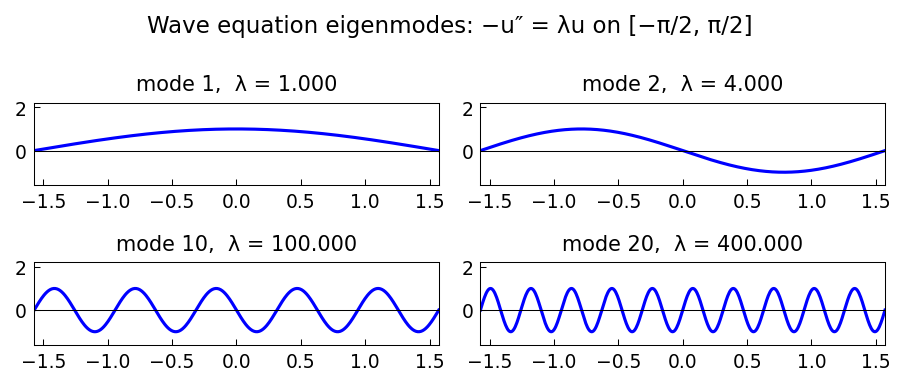

The Python source for this figure:
"""Wave equation with decay band.

Computes eigenmodes of the 1D wave equation (Laplacian) on [-pi/2, pi/2]
with and without a dissipative middle band. Shows how the spectrum
changes from purely imaginary (no decay) to shifted into the left half-plane.

Credit: Chebfun example ode-eig/WaveDecay.m (Nick Trefethen, November 2010).
Original MATLAB Chebfun: Copyright 2017 by The University of Oxford and
The Chebfun Developers. See https://www.chebfun.org/ for Chebfun information.
"""
import os

os.environ.setdefault("XLA_PYTHON_CLIENT_PREALLOCATE", "false")

import matplotlib

matplotlib.use("Agg")
import os
import sys

import jax.numpy as jnp
import matplotlib.pyplot as plt
import numpy as np

sys.path.insert(0, os.path.join(os.path.dirname(__file__), '..', '..', 'src'))

import chebfunjax as cj
from chebfunjax.operators.chebop import Chebop


def run():
    print("=" * 60)
    print("Wave equation with decay band: eigenmodes")
    print("=" * 60)

    dom = (-float(np.pi) / 2.0, float(np.pi) / 2.0)

    # ------------------------------------------------------------------
    # Part 1: Pure Laplacian -u'' on [-pi/2, pi/2], Dirichlet BCs
    # Eigenvalues: lambda_k = k^2, k=1,2,...
    # Wave modes: u(x,t) = sin(kx) e^{i*k*t}
    # ------------------------------------------------------------------
    print("\nPart 1: Eigenmodes of -u'' on [-pi/2, pi/2]")
    L_pure = Chebop(lambda x, u: -u.diff(2), domain=dom)
    L_pure.lbc = 0.0
    L_pure.rbc = 0.0

    nmax = 20
    lams_pure = L_pure.eigs(k=nmax)
    lams_pure_sorted = np.sort(np.real(np.array(lams_pure)))
    exact_k = np.arange(1, nmax + 1, dtype=float)
    exact_lams = exact_k**2
    print(f"  {'k':>4}  {'lambda_k':>12}  {'exact k^2':>12}  {'error':>10}")
    for k in [1, 2, 10, 20]:
        i = k - 1
        if i < len(lams_pure_sorted):
            err = abs(lams_pure_sorted[i] - exact_lams[i])
            print(f"  {k:>4}  {lams_pure_sorted[i]:>12.6f}  {exact_lams[i]:>12.0f}  {err:>10.2e}")
    max_err = np.max(np.abs(lams_pure_sorted[:nmax] - exact_lams[:nmax]))
    print(f"  Max error: {max_err:.2e}")
    assert max_err < 1e-6, f"Wave eigenvalue error: {max_err}"

    # ------------------------------------------------------------------
    # Part 2: Wave operator with piecewise damping
    # Consider u'' = -k^2 u (wave) but with dissipation in middle band
    # Modified operator: L = d^2/dx^2 + sigma(x) * d/dx
    # where sigma(x) = gamma > 0 in |x| < pi/6 (middle third)
    # This shifts eigenvalues into the left half-plane
    # ------------------------------------------------------------------
    print("\nPart 2: Eigenmodes with dissipation in middle band")
    gamma = 2.0

    # Build sigma as a chebfun to avoid passing jnp.abs to a Chebfun object
    sigma_cf = cj.chebfun(
        lambda x: jnp.where(jnp.abs(x) < float(np.pi) / 6.0, gamma, 0.0),
        domain=dom
    )

    L_damp = Chebop(lambda x, u: u.diff(2) + sigma_cf * u.diff(), domain=dom)
    L_damp.lbc = 0.0
    L_damp.rbc = 0.0

    k_damp = 8
    try:
        lams_damp = L_damp.eigs(k=k_damp)
        lams_damp_arr = np.array(lams_damp)
        lams_damp_sorted = lams_damp_arr[np.argsort(np.real(lams_damp_arr))][::-1]

        print(f"  First {k_damp} eigenvalues (sorted by Re):")
        for i in range(k_damp):
            print(f"    λ_{i+1} = {lams_damp_sorted[i].real:+.4f} {lams_damp_sorted[i].imag:+.4f}i")

        max_real_damp = np.max(np.real(lams_damp_arr))
        print(f"  Max Re(lambda): {max_real_damp:.4f} (should be <= 0 for stable damping)")
        has_complex = np.any(np.abs(np.imag(lams_damp_arr)) > 0.1)
        print(f"  Complex eigenvalues present: {has_complex}")
    except Exception as e:
        print(f"  (damped eigs skipped: {e})")
        lams_damp_arr = np.array([])

    # ------------------------------------------------------------------
    # Part 3: Plot specific wave modes for the undamped problem
    # Modes k=1,2,10,20 (or nearest available)
    # ------------------------------------------------------------------
    nn = [1, 2, 10, 20]
    x_plot = np.linspace(-np.pi/2, np.pi/2, 500)
    # The eigenfunctions are sin(k*(x + pi/2)) normalized
    mode_funcs = {}
    for k_m in nn:
        v = np.sin(k_m * (x_plot + np.pi/2))
        v /= np.max(np.abs(v))  # normalize
        mode_funcs[k_m] = v

    # --- Plot -----------------------------------------------------------
    _here = os.path.dirname(os.path.abspath(__file__))
    fig, axes = plt.subplots(2, 2)
    axes = axes.ravel()

    for idx, k_m in enumerate(nn):
        v = mode_funcs[k_m]
        lam_k = lams_pure_sorted[k_m - 1] if k_m - 1 < len(lams_pure_sorted) else k_m**2
        axes[idx].plot(x_plot, v, 'b', linewidth=1.5)
        axes[idx].axhline(0, color='k', linewidth=0.5)
        axes[idx].set_xlim(-np.pi/2, np.pi/2)
        axes[idx].set_ylim(-1.6, 2.2)
        axes[idx].set_title(f"mode {k_m},  λ = {lam_k:.3f}", fontsize=10)

    fig.suptitle("Wave equation eigenmodes: −u″ = λu on [−π/2, π/2]", fontsize=11)
    fig.tight_layout()
    fig.savefig(os.path.join(_here, "wave_decay.png"), dpi=150, bbox_inches="tight")
    plt.close(fig)

    print("\nAll assertions passed.")
    return True

if __name__ == "__main__":
    run()
